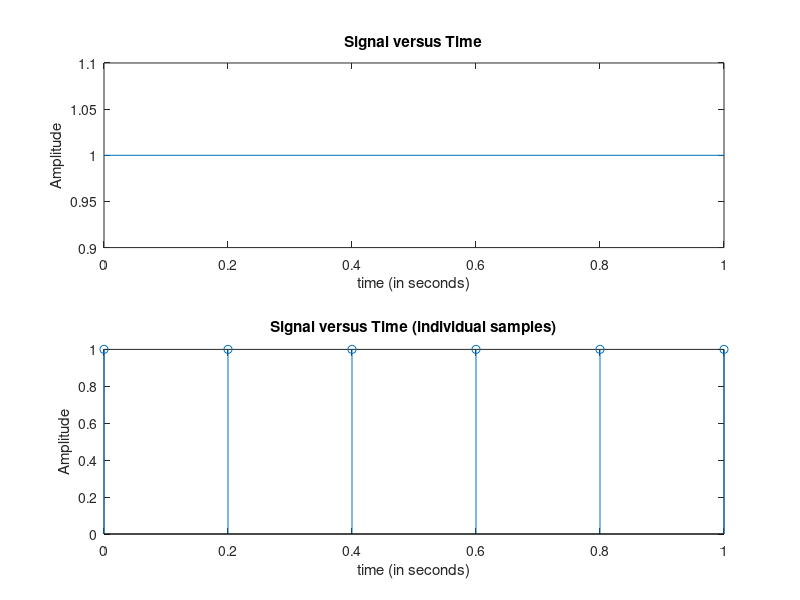

This chart was generated by the following MATLAB code:
   %%Time specifications:
   clc;
   clear all;
   close all;
   prompt = 'What is the Fs value? ';
   Fs = input(prompt);
   prompt = 'What is the Frequency value? ';
   Fc = input(prompt);
   dt = 1/Fs;                   
   StopTime = 1;               
   t = (0:dt:StopTime);      
   
   x = cos(2*pi*Fc*t);
   % Plot the signal versus time:
   subplot(2,1,1);
   plot(t,x);
   xlabel('time (in seconds)');
   ylabel('Amplitude');
   title('Signal versus Time');
   zoom  xon;
   
   subplot(2,1,2);
   stem(t,x);
   xlabel('time (in seconds)');
   ylabel('Amplitude');
   title('Signal versus Time (individual samples)');
   zoom  xon;